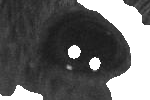
#> input picture projects/DLC_behavior_classification/img2.png, 150 x 100 px, given in place of 230314_E200.avi, which was not available
$ python segment_mice_body.py
#> lines starting #> are read from the running program, lines starting #| are printed output that depends on the picture; after the words box and inside, x2 and y2 are one past the last pixel; in counts of white or black regions, pixels touching at a corner belong together; pictures that were not available may be replaced by others from this repository, and a replacement may not be noted
import cv2
import numpy as np

# Function to segment the mouse using edge detection
def segment_mouse(video_path, output_path):
    # Read the video from the AVI file
    video = cv2.VideoCapture(video_path)

    # Get video properties (frame width, frame height, and FPS)
    frame_width = int(video.get(cv2.CAP_PROP_FRAME_WIDTH))
    frame_height = int(video.get(cv2.CAP_PROP_FRAME_HEIGHT))
    fps = int(video.get(cv2.CAP_PROP_FPS))

    # Define codec for the output video file (XVID)
    fourcc = cv2.VideoWriter_fourcc(*'XVID')

    # Create a VideoWriter object to write the segmented frames to a new video file
    output_video = cv2.VideoWriter(output_path, fourcc, fps, (frame_width, frame_height))

    # Define lower and upper thresholds for mouse color (in BGR format)
    lower_color = np.array([0, 0, 0])
    upper_color = np.array([60, 60, 60])

    # Iterate through the frames in the video
    while video.isOpened():
        ret, frame = video.read()
#> frame is the input picture: shape (100, 150, 3); min 19, max 255, mean 102.2
        if not ret:
            break

        # Convert frame to grayscale
        gray = cv2.cvtColor(frame, cv2.COLOR_BGR2GRAY)

        # Threshold the grayscale image to extract dark regions
        _, binary = cv2.threshold(gray, 30, 255, cv2.THRESH_BINARY)
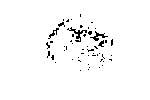
#> binary: shape (100, 150); 97.4% white; black in thin lines or dots, all inside (x1, y1, x2, y2) = (46, 14, 113, 71)

        # Apply a mask to keep only the dark mouse
        mouse = cv2.bitwise_and(frame, frame, mask=binary)
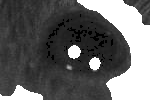
#> mouse: shape (100, 150, 3); min 0, max 255, mean 101.4

        # Detect edges using Canny edge detector
        edges = cv2.Canny(mouse, 50, 150)
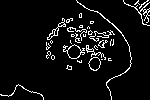
#> edges: shape (100, 150); 6.3% white in thin lines or dots

        # Write the segmented frame to the output video file
        output_video.write(mouse)

        # Display segmented mouse and edges
        cv2.imshow('Segmented Mouse', mouse)
        cv2.imshow('Edges', edges)

        # Break the loop by pressing 'q' key
        if cv2.waitKey(1) & 0xFF == ord('q'):
#> (key q is pressed here)
            break

    # Release the video capture, close windows, and release the output video writer
    video.release()
    output_video.release()
    cv2.destroyAllWindows()

# Call the function with the path to the AVI video and the desired output file path
segment_mouse(r'D:\Tail_E186\Tail_221029_E186-Adina-2023-01-19\230314_E200.avi', r'D:\Tail_E186\Tail_221029_E186-Adina-2023-01-19\230314_E200_seg.avi')
